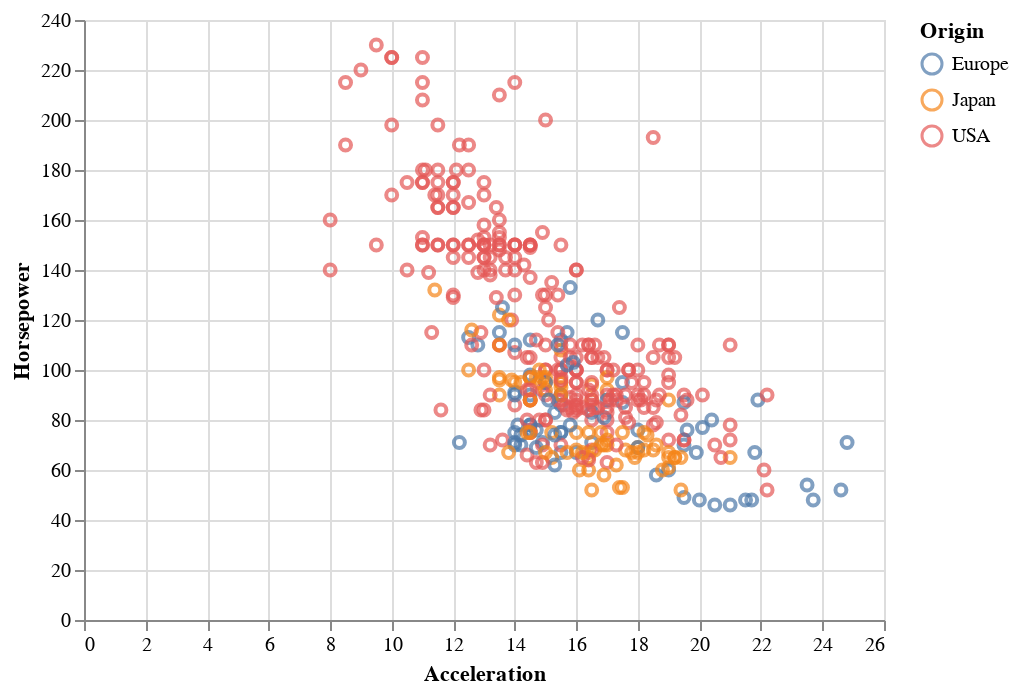

The code cell stored with this chart in its notebook:
### Code cell
chart

### Figure 1 — Vega-Lite specification as saved in the notebook (floating-point values rounded to 4 significant figures; data arrays with more than 128 entries replaced by an {"elided": "..."} marker saying what was removed)
{"$schema": "https://vega.github.io/schema/vega-lite/v2.6.0.json", "config": {"view": {"height": 300, "width": 400}}, "data": {"name": "data-f02450ab61490a1363517a0190416235"}, "datasets": {"data-f02450ab61490a1363517a0190416235": {"elided": "406 records"}}, "encoding": {"color": {"field": "Origin", "type": "nominal"}, "x": {"field": "Acceleration", "type": "quantitative"}, "y": {"field": "Horsepower", "type": "quantitative"}}, "mark": "point", "selection": {"selector004": {"bind": "scales", "encodings": ["x", "y"], "mark": {"fill": "#333", "fillOpacity": 0.125, "stroke": "white"}, "on": "[mousedown, window:mouseup] > window:mousemove!", "resolve": "global", "translate": "[mousedown, window:mouseup] > window:mousemove!", "type": "interval", "zoom": "wheel!"}}}
